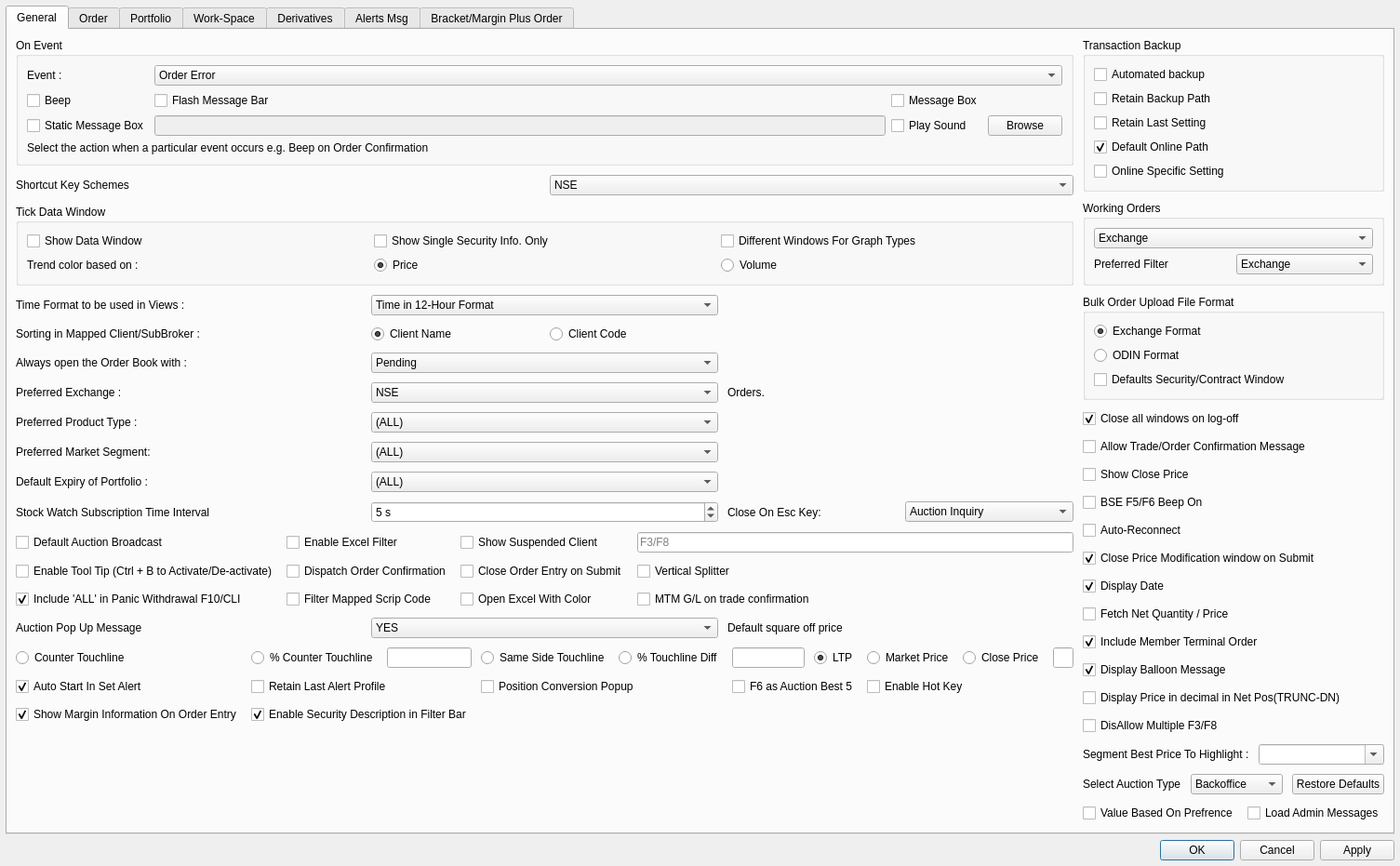
<?xml version="1.0" encoding="UTF-8"?>
<ui version="4.0">
 <class>PreferenceDialog</class>
 <widget class="QDialog" name="PreferenceDialog">
  <property name="geometry">
   <rect>
    <x>0</x>
    <y>0</y>
    <width>800</width>
    <height>700</height>
   </rect>
  </property>
  <property name="windowTitle">
   <string>Preferences</string>
  </property>
  <property name="modal">
   <bool>true</bool>
  </property>
  <layout class="QVBoxLayout" name="verticalLayout_main">
   <property name="spacing">
    <number>6</number>
   </property>
   <property name="leftMargin">
    <number>6</number>
   </property>
   <property name="topMargin">
    <number>6</number>
   </property>
   <property name="rightMargin">
    <number>6</number>
   </property>
   <property name="bottomMargin">
    <number>6</number>
   </property>
   <item>
    <widget class="QTabWidget" name="tabWidget">
     <property name="currentIndex">
      <number>0</number>
     </property>
     
     <!-- GENERAL TAB -->
     <widget class="QWidget" name="tabGeneral">
      <attribute name="title">
       <string>General</string>
      </attribute>
      <layout class="QHBoxLayout" name="horizontalLayout_general">
       <property name="spacing">
        <number>10</number>
       </property>
       
       <!-- LEFT PANEL -->
       <item>
        <layout class="QVBoxLayout" name="verticalLayout_left">
         
         <!-- ON EVENT GROUP -->
         <item>
          <widget class="QGroupBox" name="groupBox_onEvent">
           <property name="title">
            <string>On Event</string>
           </property>
           <layout class="QGridLayout" name="gridLayout_onEvent">
            <item row="0" column="0">
             <widget class="QLabel" name="label_event">
              <property name="text">
               <string>Event :</string>
              </property>
             </widget>
            </item>
            <item row="0" column="1" colspan="3">
             <widget class="QComboBox" name="comboBox_event">
              <item>
               <property name="text">
                <string>Order Error</string>
               </property>
              </item>
              <item>
               <property name="text">
                <string>Order Confirmation</string>
               </property>
              </item>
              <item>
               <property name="text">
                <string>Trade Confirmation</string>
               </property>
              </item>
             </widget>
            </item>
            
            <item row="1" column="0">
             <widget class="QCheckBox" name="checkBox_beep">
              <property name="text">
               <string>Beep</string>
              </property>
             </widget>
            </item>
            <item row="1" column="1">
             <widget class="QCheckBox" name="checkBox_flashMessageBar">
              <property name="text">
               <string>Flash Message Bar</string>
              </property>
             </widget>
            </item>
            <item row="1" column="2">
             <widget class="QCheckBox" name="checkBox_messageBox">
              <property name="text">
               <string>Message Box</string>
              </property>
             </widget>
            </item>
            
            <item row="2" column="0">
             <widget class="QCheckBox" name="checkBox_staticMessageBox">
              <property name="text">
               <string>Static Message Box</string>
              </property>
             </widget>
            </item>
            <item row="2" column="1">
             <widget class="QLineEdit" name="lineEdit_staticMessageBox">
              <property name="enabled">
               <bool>false</bool>
              </property>
             </widget>
            </item>
            <item row="2" column="2">
             <widget class="QCheckBox" name="checkBox_playSound">
              <property name="text">
               <string>Play Sound</string>
              </property>
             </widget>
            </item>
            <item row="2" column="3">
             <widget class="QPushButton" name="pushButton_browse">
              <property name="text">
               <string>Browse</string>
              </property>
             </widget>
            </item>
            
            <item row="3" column="0" colspan="4">
             <widget class="QLabel" name="label_eventDescription">
              <property name="text">
               <string>Select the action when a particular event occurs e.g. Beep on Order Confirmation</string>
              </property>
              <property name="wordWrap">
               <bool>true</bool>
              </property>
             </widget>
            </item>
           </layout>
          </widget>
         </item>
         
         <!-- SHORTCUT KEY SCHEMES -->
         <item>
          <layout class="QHBoxLayout" name="horizontalLayout_shortcut">
           <item>
            <widget class="QLabel" name="label_shortcutKey">
             <property name="text">
              <string>Shortcut Key Schemes</string>
             </property>
            </widget>
           </item>
           <item>
            <widget class="QComboBox" name="comboBox_shortcutScheme">
             <item>
              <property name="text">
               <string>NSE</string>
              </property>
             </item>
             <item>
              <property name="text">
               <string>BSE</string>
              </property>
             </item>
             <item>
              <property name="text">
               <string>MCX</string>
              </property>
             </item>
            </widget>
           </item>
          </layout>
         </item>
         
         <!-- TICK DATA WINDOW -->
         <item>
          <widget class="QGroupBox" name="groupBox_tickDataWindow">
           <property name="title">
            <string>Tick Data Window</string>
           </property>
           <layout class="QGridLayout" name="gridLayout_tickData">
            <item row="0" column="0">
             <widget class="QCheckBox" name="checkBox_showDataWindow">
              <property name="text">
               <string>Show Data Window</string>
              </property>
             </widget>
            </item>
            <item row="0" column="1">
             <widget class="QCheckBox" name="checkBox_showSingleSecurityInfo">
              <property name="text">
               <string>Show Single Security Info. Only</string>
              </property>
             </widget>
            </item>
            <item row="0" column="2">
             <widget class="QCheckBox" name="checkBox_differentWindows">
              <property name="text">
               <string>Different Windows For Graph Types</string>
              </property>
             </widget>
            </item>
            <item row="1" column="0" colspan="3">
             <layout class="QHBoxLayout" name="horizontalLayout_trendColor">
              <item>
               <widget class="QLabel" name="label_trendColor">
                <property name="text">
                 <string>Trend color based on :</string>
                </property>
               </widget>
              </item>
              <item>
               <widget class="QRadioButton" name="radioButton_price">
                <property name="text">
                 <string>Price</string>
                </property>
                <property name="checked">
                 <bool>true</bool>
                </property>
               </widget>
              </item>
              <item>
               <widget class="QRadioButton" name="radioButton_volume">
                <property name="text">
                 <string>Volume</string>
                </property>
               </widget>
              </item>
             </layout>
            </item>
           </layout>
          </widget>
         </item>
         
         <!-- TIME FORMAT AND SETTINGS -->
         <item>
          <layout class="QGridLayout" name="gridLayout_timeSettings">
           <item row="0" column="0">
            <widget class="QLabel" name="label_timeFormat">
             <property name="text">
              <string>Time Format to be used in Views :</string>
             </property>
            </widget>
           </item>
           <item row="0" column="1">
            <widget class="QComboBox" name="comboBox_timeFormat">
             <item>
              <property name="text">
               <string>Time in 12-Hour Format</string>
              </property>
             </item>
             <item>
              <property name="text">
               <string>Time in 24-Hour Format</string>
              </property>
             </item>
            </widget>
           </item>
           
           <item row="1" column="0">
            <widget class="QLabel" name="label_sortingMapped">
             <property name="text">
              <string>Sorting in Mapped Client/SubBroker :</string>
             </property>
            </widget>
           </item>
           <item row="1" column="1">
            <layout class="QHBoxLayout" name="horizontalLayout_sorting">
             <item>
              <widget class="QRadioButton" name="radioButton_clientName">
               <property name="text">
                <string>Client Name</string>
               </property>
               <property name="checked">
                <bool>true</bool>
               </property>
              </widget>
             </item>
             <item>
              <widget class="QRadioButton" name="radioButton_clientCode">
               <property name="text">
                <string>Client Code</string>
               </property>
              </widget>
             </item>
            </layout>
           </item>
           
           <item row="2" column="0">
            <widget class="QLabel" name="label_orderBookWith">
             <property name="text">
              <string>Always open the Order Book with :</string>
             </property>
            </widget>
           </item>
           <item row="2" column="1">
            <widget class="QComboBox" name="comboBox_orderBookOpen">
             <item>
              <property name="text">
               <string>Pending</string>
              </property>
             </item>
             <item>
              <property name="text">
               <string>All Orders</string>
              </property>
             </item>
             <item>
              <property name="text">
               <string>Executed</string>
              </property>
             </item>
            </widget>
           </item>
           
           <item row="3" column="0">
            <widget class="QLabel" name="label_preferredExchange">
             <property name="text">
              <string>Preferred Exchange :</string>
             </property>
            </widget>
           </item>
           <item row="3" column="1">
            <widget class="QComboBox" name="comboBox_preferredExchange">
             <item>
              <property name="text">
               <string>NSE</string>
              </property>
             </item>
             <item>
              <property name="text">
               <string>BSE</string>
              </property>
             </item>
             <item>
              <property name="text">
               <string>MCX</string>
              </property>
             </item>
            </widget>
           </item>
           <item row="3" column="2">
            <widget class="QLabel" name="label_orders">
             <property name="text">
              <string>Orders.</string>
             </property>
            </widget>
           </item>
           
           <item row="4" column="0">
            <widget class="QLabel" name="label_preferredProductType">
             <property name="text">
              <string>Preferred Product Type :</string>
             </property>
            </widget>
           </item>
           <item row="4" column="1">
            <widget class="QComboBox" name="comboBox_preferredProductType">
             <item>
              <property name="text">
               <string>(ALL)</string>
              </property>
             </item>
             <item>
              <property name="text">
               <string>NRML</string>
              </property>
             </item>
             <item>
              <property name="text">
               <string>MIS</string>
              </property>
             </item>
             <item>
              <property name="text">
               <string>CNC</string>
              </property>
             </item>
            </widget>
           </item>
           
           <item row="5" column="0">
            <widget class="QLabel" name="label_preferredMarketSegment">
             <property name="text">
              <string>Preferred Market Segment:</string>
             </property>
            </widget>
           </item>
           <item row="5" column="1">
            <widget class="QComboBox" name="comboBox_preferredSegment">
             <item>
              <property name="text">
               <string>(ALL)</string>
              </property>
             </item>
             <item>
              <property name="text">
               <string>NSECM</string>
              </property>
             </item>
             <item>
              <property name="text">
               <string>NSEFO</string>
              </property>
             </item>
             <item>
              <property name="text">
               <string>BSECM</string>
              </property>
             </item>
            </widget>
           </item>
           
           <item row="6" column="0">
            <widget class="QLabel" name="label_defaultExpiry">
             <property name="text">
              <string>Default Expiry of Portfolio :</string>
             </property>
            </widget>
           </item>
           <item row="6" column="1">
            <widget class="QComboBox" name="comboBox_defaultExpiry">
             <item>
              <property name="text">
               <string>(ALL)</string>
              </property>
             </item>
            </widget>
           </item>
           
           <item row="7" column="0">
            <widget class="QLabel" name="label_stockWatchSubscription">
             <property name="text">
              <string>Stock Watch Subscription Time Interval</string>
             </property>
            </widget>
           </item>
           <item row="7" column="1">
            <widget class="QSpinBox" name="spinBox_subscriptionInterval">
             <property name="suffix">
              <string> s</string>
             </property>
             <property name="minimum">
              <number>1</number>
             </property>
             <property name="maximum">
              <number>3600</number>
             </property>
             <property name="value">
              <number>5</number>
             </property>
            </widget>
           </item>
           <item row="7" column="2">
            <layout class="QHBoxLayout" name="horizontalLayout_closeOnEsc">
             <item>
              <widget class="QLabel" name="label_closeOnEsc">
               <property name="text">
                <string>Close On Esc Key:</string>
               </property>
              </widget>
             </item>
             <item>
              <widget class="QComboBox" name="comboBox_closeOnEsc">
               <item>
                <property name="text">
                 <string>Auction Inquiry</string>
                </property>
               </item>
              </widget>
             </item>
            </layout>
           </item>
          </layout>
         </item>
         
         <!-- CHECKBOXES SECTION 1 -->
         <item>
          <layout class="QGridLayout" name="gridLayout_checkboxes1">
           <item row="0" column="0">
            <widget class="QCheckBox" name="checkBox_defaultAuctionBroadcast">
             <property name="text">
              <string>Default Auction Broadcast</string>
             </property>
            </widget>
           </item>
           <item row="0" column="1">
            <widget class="QCheckBox" name="checkBox_enableExcelFilter">
             <property name="text">
              <string>Enable Excel Filter</string>
             </property>
            </widget>
           </item>
           <item row="0" column="2">
            <widget class="QCheckBox" name="checkBox_showSuspendedClient">
             <property name="text">
              <string>Show Suspended Client</string>
             </property>
            </widget>
           </item>
           <item row="0" column="3">
            <widget class="QLineEdit" name="lineEdit_f3f8">
             <property name="placeholderText">
              <string>F3/F8</string>
             </property>
             <property name="maximumWidth">
              <number>60</number>
             </property>
            </widget>
           </item>
           
           <item row="1" column="0">
            <widget class="QCheckBox" name="checkBox_enableToolTip">
             <property name="text">
              <string>Enable Tool Tip (Ctrl + B to Activate/De-activate)</string>
             </property>
            </widget>
           </item>
           <item row="1" column="1">
            <widget class="QCheckBox" name="checkBox_dispatchOrderConfirmation">
             <property name="text">
              <string>Dispatch Order Confirmation</string>
             </property>
            </widget>
           </item>
           <item row="1" column="2">
            <widget class="QCheckBox" name="checkBox_closeOrderEntry">
             <property name="text">
              <string>Close Order Entry on Submit</string>
             </property>
            </widget>
           </item>
           <item row="1" column="3">
            <widget class="QCheckBox" name="checkBox_verticalSplitter">
             <property name="text">
              <string>Vertical Splitter</string>
             </property>
            </widget>
           </item>
           
           <item row="2" column="0">
            <widget class="QCheckBox" name="checkBox_includeAllPanic">
             <property name="text">
              <string>Include 'ALL' in Panic Withdrawal F10/CLI</string>
             </property>
             <property name="checked">
              <bool>true</bool>
             </property>
            </widget>
           </item>
           <item row="2" column="1">
            <widget class="QCheckBox" name="checkBox_filterMappedScripCode">
             <property name="text">
              <string>Filter Mapped Scrip Code</string>
             </property>
            </widget>
           </item>
           <item row="2" column="2">
            <widget class="QCheckBox" name="checkBox_openExcelWithColor">
             <property name="text">
              <string>Open Excel With Color</string>
             </property>
            </widget>
           </item>
           <item row="2" column="3">
            <widget class="QCheckBox" name="checkBox_mtmGL">
             <property name="text">
              <string>MTM G/L on trade confirmation</string>
             </property>
            </widget>
           </item>
          </layout>
         </item>
         
         <!-- AUCTION POP UP MESSAGE -->
         <item>
          <layout class="QHBoxLayout" name="horizontalLayout_auctionPopup">
           <item>
            <widget class="QLabel" name="label_auctionPopup">
             <property name="text">
              <string>Auction Pop Up Message</string>
             </property>
            </widget>
           </item>
           <item>
            <widget class="QComboBox" name="comboBox_auctionPopup">
             <item>
              <property name="text">
               <string>YES</string>
              </property>
             </item>
             <item>
              <property name="text">
               <string>NO</string>
              </property>
             </item>
            </widget>
           </item>
           <item>
            <widget class="QLabel" name="label_defaultSquareOff">
             <property name="text">
              <string>Default square off price</string>
             </property>
            </widget>
           </item>
          </layout>
         </item>
         
         <!-- CHECKBOXES SECTION 2 -->
         <item>
          <layout class="QGridLayout" name="gridLayout_checkboxes2">
           <item row="0" column="0">
            <widget class="QRadioButton" name="radioButton_counterTouchline">
             <property name="text">
              <string>Counter Touchline</string>
             </property>
            </widget>
           </item>
           <item row="0" column="1">
            <widget class="QRadioButton" name="radioButton_percentCounter">
             <property name="text">
              <string>% Counter Touchline</string>
             </property>
            </widget>
           </item>
           <item row="0" column="2">
            <widget class="QLineEdit" name="lineEdit_percentValue">
             <property name="maximumWidth">
              <number>80</number>
             </property>
            </widget>
           </item>
           <item row="0" column="3">
            <widget class="QRadioButton" name="radioButton_sameSideTouchline">
             <property name="text">
              <string>Same Side Touchline</string>
             </property>
            </widget>
           </item>
           <item row="0" column="4">
            <widget class="QRadioButton" name="radioButton_percentTouchlineDiff">
             <property name="text">
              <string>% Touchline Diff</string>
             </property>
            </widget>
           </item>
           <item row="0" column="5">
            <widget class="QLineEdit" name="lineEdit_touchlineDiff">
             <property name="maximumWidth">
              <number>80</number>
             </property>
            </widget>
           </item>
           <item row="0" column="6">
            <widget class="QRadioButton" name="radioButton_ltp">
             <property name="text">
              <string>LTP</string>
             </property>
             <property name="checked">
              <bool>true</bool>
             </property>
            </widget>
           </item>
           <item row="0" column="7">
            <widget class="QRadioButton" name="radioButton_marketPrice">
             <property name="text">
              <string>Market Price</string>
             </property>
            </widget>
           </item>
           <item row="0" column="8">
            <widget class="QRadioButton" name="radioButton_closePrice">
             <property name="text">
              <string>Close Price</string>
             </property>
            </widget>
           </item>
           <item row="0" column="9">
            <widget class="QLineEdit" name="lineEdit_closePrice">
             <property name="maximumWidth">
              <number>80</number>
             </property>
            </widget>
           </item>
           
           <item row="1" column="0">
            <widget class="QCheckBox" name="checkBox_autoStartSet">
             <property name="text">
              <string>Auto Start In Set Alert</string>
             </property>
             <property name="checked">
              <bool>true</bool>
             </property>
            </widget>
           </item>
           <item row="1" column="1" colspan="2">
            <widget class="QCheckBox" name="checkBox_retainLastAlert">
             <property name="text">
              <string>Retain Last Alert Profile</string>
             </property>
            </widget>
           </item>
           <item row="1" column="3" colspan="2">
            <widget class="QCheckBox" name="checkBox_positionConversion">
             <property name="text">
              <string>Position Conversion Popup</string>
             </property>
            </widget>
           </item>
           <item row="1" column="5" colspan="2">
            <widget class="QCheckBox" name="checkBox_f6AuctionBest">
             <property name="text">
              <string>F6 as Auction Best 5</string>
             </property>
            </widget>
           </item>
           <item row="1" column="7" colspan="3">
            <widget class="QCheckBox" name="checkBox_enableHotKey">
             <property name="text">
              <string>Enable Hot Key</string>
             </property>
            </widget>
           </item>
           
           <item row="2" column="0">
            <widget class="QCheckBox" name="checkBox_showMarginInfo">
             <property name="text">
              <string>Show Margin Information On Order Entry</string>
             </property>
             <property name="checked">
              <bool>true</bool>
             </property>
            </widget>
           </item>
           <item row="2" column="1" colspan="2">
            <widget class="QCheckBox" name="checkBox_enableSecurityDescription">
             <property name="text">
              <string>Enable Security Description in Filter Bar</string>
             </property>
             <property name="checked">
              <bool>true</bool>
             </property>
            </widget>
           </item>
          </layout>
         </item>
         
         <item>
          <spacer name="verticalSpacer_left">
           <property name="orientation">
            <enum>Qt::Vertical</enum>
           </property>
           <property name="sizeHint" stdset="0">
            <size>
             <width>20</width>
             <height>40</height>
            </size>
           </property>
          </spacer>
         </item>
        </layout>
       </item>
       
       <!-- RIGHT PANEL -->
       <item>
        <layout class="QVBoxLayout" name="verticalLayout_right">
         
         <!-- TRANSACTION BACKUP GROUP -->
         <item>
          <widget class="QGroupBox" name="groupBox_transactionBackup">
           <property name="title">
            <string>Transaction Backup</string>
           </property>
           <layout class="QVBoxLayout" name="verticalLayout_transactionBackup">
            <item>
             <widget class="QCheckBox" name="checkBox_automatedBackup">
              <property name="text">
               <string>Automated backup</string>
              </property>
             </widget>
            </item>
            <item>
             <widget class="QCheckBox" name="checkBox_retainBackupPath">
              <property name="text">
               <string>Retain Backup Path</string>
              </property>
             </widget>
            </item>
            <item>
             <widget class="QCheckBox" name="checkBox_retainLastSetting">
              <property name="text">
               <string>Retain Last Setting</string>
              </property>
             </widget>
            </item>
            <item>
             <widget class="QCheckBox" name="checkBox_defaultOnlinePath">
              <property name="text">
               <string>Default Online Path</string>
              </property>
              <property name="checked">
               <bool>true</bool>
              </property>
             </widget>
            </item>
            <item>
             <widget class="QCheckBox" name="checkBox_onlineSpecificSetting">
              <property name="text">
               <string>Online Specific Setting</string>
              </property>
             </widget>
            </item>
           </layout>
          </widget>
         </item>
         
         <!-- WORKING ORDERS GROUP -->
         <item>
          <widget class="QGroupBox" name="groupBox_workingOrders">
           <property name="title">
            <string>Working Orders</string>
           </property>
           <layout class="QVBoxLayout" name="verticalLayout_workingOrders">
            <item>
             <widget class="QComboBox" name="comboBox_workingOrders">
              <item>
               <property name="text">
                <string>Exchange</string>
               </property>
              </item>
              <item>
               <property name="text">
                <string>Product</string>
               </property>
              </item>
             </widget>
            </item>
            <item>
             <layout class="QHBoxLayout" name="horizontalLayout_preferredFilter">
              <item>
               <widget class="QLabel" name="label_preferredFilter">
                <property name="text">
                 <string>Preferred Filter</string>
                </property>
               </widget>
              </item>
              <item>
               <widget class="QComboBox" name="comboBox_preferredFilter">
                <item>
                 <property name="text">
                  <string>Exchange</string>
                 </property>
                </item>
               </widget>
              </item>
             </layout>
            </item>
           </layout>
          </widget>
         </item>
         
         <!-- BULK ORDER UPLOAD FILE FORMAT -->
         <item>
          <widget class="QGroupBox" name="groupBox_bulkOrder">
           <property name="title">
            <string>Bulk Order Upload File Format</string>
           </property>
           <layout class="QVBoxLayout" name="verticalLayout_bulkOrder">
            <item>
             <widget class="QRadioButton" name="radioButton_exchangeFormat">
              <property name="text">
               <string>Exchange Format</string>
              </property>
              <property name="checked">
               <bool>true</bool>
              </property>
             </widget>
            </item>
            <item>
             <widget class="QRadioButton" name="radioButton_odinFormat">
              <property name="text">
               <string>ODIN Format</string>
              </property>
             </widget>
            </item>
            <item>
             <widget class="QCheckBox" name="checkBox_defaultSecurityContract">
              <property name="text">
               <string>Defaults Security/Contract Window</string>
              </property>
             </widget>
            </item>
           </layout>
          </widget>
         </item>
         
         <!-- ADDITIONAL CHECKBOXES -->
         <item>
          <widget class="QCheckBox" name="checkBox_closeAllWindows">
           <property name="text">
            <string>Close all windows on log-off</string>
           </property>
           <property name="checked">
            <bool>true</bool>
           </property>
          </widget>
         </item>
         <item>
          <widget class="QCheckBox" name="checkBox_allowTradeOrder">
           <property name="text">
            <string>Allow Trade/Order Confirmation Message</string>
           </property>
          </widget>
         </item>
         <item>
          <widget class="QCheckBox" name="checkBox_showClosePrice">
           <property name="text">
            <string>Show Close Price</string>
           </property>
          </widget>
         </item>
         <item>
          <widget class="QCheckBox" name="checkBox_bseF5F6Beep">
           <property name="text">
            <string>BSE F5/F6 Beep On</string>
           </property>
          </widget>
         </item>
         <item>
          <widget class="QCheckBox" name="checkBox_autoReconnect">
           <property name="text">
            <string>Auto-Reconnect</string>
           </property>
          </widget>
         </item>
         <item>
          <widget class="QCheckBox" name="checkBox_closePriceModification">
           <property name="text">
            <string>Close Price Modification window on Submit</string>
           </property>
           <property name="checked">
            <bool>true</bool>
           </property>
          </widget>
         </item>
         <item>
          <widget class="QCheckBox" name="checkBox_displayDate">
           <property name="text">
            <string>Display Date</string>
           </property>
           <property name="checked">
            <bool>true</bool>
           </property>
          </widget>
         </item>
         <item>
          <widget class="QCheckBox" name="checkBox_fetchNetQuantity">
           <property name="text">
            <string>Fetch Net Quantity / Price</string>
           </property>
          </widget>
         </item>
         <item>
          <widget class="QCheckBox" name="checkBox_includeMemberTerminal">
           <property name="text">
            <string>Include Member Terminal Order</string>
           </property>
           <property name="checked">
            <bool>true</bool>
           </property>
          </widget>
         </item>
         <item>
          <widget class="QCheckBox" name="checkBox_displayBalloonMessage">
           <property name="text">
            <string>Display Balloon Message</string>
           </property>
           <property name="checked">
            <bool>true</bool>
           </property>
          </widget>
         </item>
         <item>
          <widget class="QCheckBox" name="checkBox_displayPriceDecimal">
           <property name="text">
            <string>Display Price in decimal in Net Pos(TRUNC-DN)</string>
           </property>
          </widget>
         </item>
         <item>
          <widget class="QCheckBox" name="checkBox_disAllowMultipleF3F8">
           <property name="text">
            <string>DisAllow Multiple F3/F8</string>
           </property>
          </widget>
         </item>
         
         <!-- SEGMENT BEST PRICE TO HIGHLIGHT -->
         <item>
          <layout class="QHBoxLayout" name="horizontalLayout_segmentBest">
           <item>
            <widget class="QLabel" name="label_segmentBest">
             <property name="text">
              <string>Segment Best Price To Highlight :</string>
             </property>
            </widget>
           </item>
           <item>
            <widget class="QComboBox" name="comboBox_segmentBest">
             <property name="editable">
              <bool>true</bool>
             </property>
            </widget>
           </item>
          </layout>
         </item>
         
         <!-- SELECT AUCTION TYPE -->
         <item>
          <layout class="QHBoxLayout" name="horizontalLayout_selectAuction">
           <item>
            <widget class="QLabel" name="label_selectAuction">
             <property name="text">
              <string>Select Auction Type</string>
             </property>
            </widget>
           </item>
           <item>
            <widget class="QComboBox" name="comboBox_auctionType">
             <item>
              <property name="text">
               <string>Backoffice</string>
              </property>
             </item>
            </widget>
           </item>
           <item>
            <widget class="QPushButton" name="pushButton_restoreDefaults">
             <property name="text">
              <string>Restore Defaults</string>
             </property>
            </widget>
           </item>
          </layout>
         </item>
         
         <!-- PREFERENCE BASED ON PREFERENCE -->
         <item>
          <layout class="QHBoxLayout" name="horizontalLayout_valueBasedPreference">
           <item>
            <widget class="QCheckBox" name="checkBox_valueBasedPreference">
             <property name="text">
              <string>Value Based On Prefrence</string>
             </property>
            </widget>
           </item>
           <item>
            <widget class="QCheckBox" name="checkBox_loadAdminMessages">
             <property name="text">
              <string>Load Admin Messages</string>
             </property>
            </widget>
           </item>
          </layout>
         </item>
         
         <item>
          <spacer name="verticalSpacer_right">
           <property name="orientation">
            <enum>Qt::Vertical</enum>
           </property>
           <property name="sizeHint" stdset="0">
            <size>
             <width>20</width>
             <height>40</height>
            </size>
           </property>
          </spacer>
         </item>
        </layout>
       </item>
      </layout>
     </widget>
     
     <!-- ORDER TAB (Placeholder) -->
     <widget class="QWidget" name="tabOrder">
      <attribute name="title">
       <string>Order</string>
      </attribute>
     </widget>
     
     <!-- PORTFOLIO TAB (Placeholder) -->
     <widget class="QWidget" name="tabPortfolio">
      <attribute name="title">
       <string>Portfolio</string>
      </attribute>
     </widget>
     
     <!-- WORK-SPACE TAB (Placeholder) -->
     <widget class="QWidget" name="tabWorkSpace">
      <attribute name="title">
       <string>Work-Space</string>
      </attribute>
     </widget>
     
     <!-- DERIVATIVES TAB (Placeholder) -->
     <widget class="QWidget" name="tabDerivatives">
      <attribute name="title">
       <string>Derivatives</string>
      </attribute>
     </widget>
     
     <!-- ALERTS MSG TAB (Placeholder) -->
     <widget class="QWidget" name="tabAlertsMsg">
      <attribute name="title">
       <string>Alerts Msg</string>
      </attribute>
     </widget>
     
     <!-- BRACKET/MARGIN PLUS ORDER TAB (Placeholder) -->
     <widget class="QWidget" name="tabBracketMargin">
      <attribute name="title">
       <string>Bracket/Margin Plus Order</string>
      </attribute>
     </widget>
    </widget>
   </item>
   
   <!-- DIALOG BUTTONS -->
   <item>
    <layout class="QHBoxLayout" name="horizontalLayout_buttons">
     <item>
      <spacer name="horizontalSpacer">
       <property name="orientation">
        <enum>Qt::Horizontal</enum>
       </property>
       <property name="sizeHint" stdset="0">
        <size>
         <width>40</width>
         <height>20</height>
        </size>
       </property>
      </spacer>
     </item>
     <item>
      <widget class="QPushButton" name="pushButton_ok">
       <property name="text">
        <string>OK</string>
       </property>
       <property name="default">
        <bool>true</bool>
       </property>
      </widget>
     </item>
     <item>
      <widget class="QPushButton" name="pushButton_cancel">
       <property name="text">
        <string>Cancel</string>
       </property>
      </widget>
     </item>
     <item>
      <widget class="QPushButton" name="pushButton_apply">
       <property name="text">
        <string>Apply</string>
       </property>
      </widget>
     </item>
    </layout>
   </item>
  </layout>
 </widget>
 <resources/>
 <connections/>
</ui>
